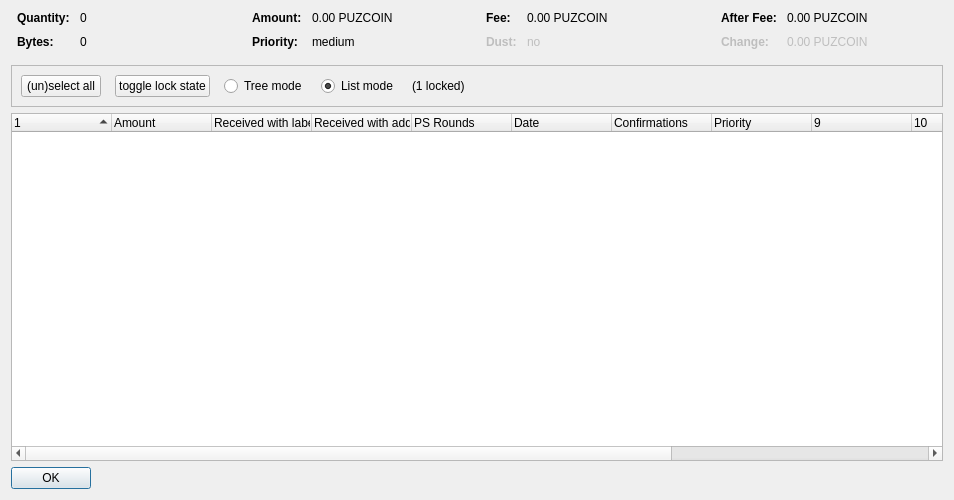
<?xml version="1.0" encoding="UTF-8"?>
<ui version="4.0">
 <class>CoinControlDialog</class>
 <widget class="QDialog" name="CoinControlDialog">
  <property name="geometry">
   <rect>
    <x>0</x>
    <y>0</y>
    <width>954</width>
    <height>500</height>
   </rect>
  </property>
  <property name="windowTitle">
   <string>Coin Selection</string>
  </property>
  <layout class="QVBoxLayout" name="verticalLayout">
   <item>
    <layout class="QHBoxLayout" name="horizontalLayoutTop" stretch="0,0,0,0">
     <property name="topMargin">
      <number>0</number>
     </property>
     <property name="bottomMargin">
      <number>10</number>
     </property>
     <item>
      <layout class="QFormLayout" name="formLayoutCoinControl1">
       <property name="horizontalSpacing">
        <number>10</number>
       </property>
       <property name="verticalSpacing">
        <number>10</number>
       </property>
       <property name="leftMargin">
        <number>6</number>
       </property>
       <property name="rightMargin">
        <number>6</number>
       </property>
       <item row="0" column="0">
        <widget class="QLabel" name="labelCoinControlQuantityText">
         <property name="font">
          <font>
           <weight>75</weight>
           <bold>true</bold>
          </font>
         </property>
         <property name="text">
          <string>Quantity:</string>
         </property>
        </widget>
       </item>
       <item row="0" column="1">
        <widget class="QLabel" name="labelCoinControlQuantity">
         <property name="cursor">
          <cursorShape>IBeamCursor</cursorShape>
         </property>
         <property name="contextMenuPolicy">
          <enum>Qt::ActionsContextMenu</enum>
         </property>
         <property name="text">
          <string notr="true">0</string>
         </property>
         <property name="textInteractionFlags">
          <set>Qt::LinksAccessibleByMouse|Qt::TextSelectableByKeyboard|Qt::TextSelectableByMouse</set>
         </property>
        </widget>
       </item>
       <item row="1" column="0">
        <widget class="QLabel" name="labelCoinControlBytesText">
         <property name="font">
          <font>
           <weight>75</weight>
           <bold>true</bold>
          </font>
         </property>
         <property name="text">
          <string>Bytes:</string>
         </property>
        </widget>
       </item>
       <item row="1" column="1">
        <widget class="QLabel" name="labelCoinControlBytes">
         <property name="cursor">
          <cursorShape>IBeamCursor</cursorShape>
         </property>
         <property name="contextMenuPolicy">
          <enum>Qt::ActionsContextMenu</enum>
         </property>
         <property name="text">
          <string notr="true">0</string>
         </property>
         <property name="textInteractionFlags">
          <set>Qt::LinksAccessibleByMouse|Qt::TextSelectableByKeyboard|Qt::TextSelectableByMouse</set>
         </property>
        </widget>
       </item>
      </layout>
     </item>
     <item>
      <layout class="QFormLayout" name="formLayoutCoinControl2">
       <property name="horizontalSpacing">
        <number>10</number>
       </property>
       <property name="verticalSpacing">
        <number>10</number>
       </property>
       <property name="leftMargin">
        <number>6</number>
       </property>
       <property name="rightMargin">
        <number>6</number>
       </property>
       <item row="0" column="0">
        <widget class="QLabel" name="labelCoinControlAmountText">
         <property name="font">
          <font>
           <weight>75</weight>
           <bold>true</bold>
          </font>
         </property>
         <property name="text">
          <string>Amount:</string>
         </property>
        </widget>
       </item>
       <item row="0" column="1">
        <widget class="QLabel" name="labelCoinControlAmount">
         <property name="cursor">
          <cursorShape>IBeamCursor</cursorShape>
         </property>
         <property name="contextMenuPolicy">
          <enum>Qt::ActionsContextMenu</enum>
         </property>
         <property name="text">
          <string notr="true">0.00 PUZCOIN</string>
         </property>
         <property name="textInteractionFlags">
          <set>Qt::LinksAccessibleByMouse|Qt::TextSelectableByKeyboard|Qt::TextSelectableByMouse</set>
         </property>
        </widget>
       </item>
       <item row="1" column="0">
        <widget class="QLabel" name="labelCoinControlPriorityText">
         <property name="font">
          <font>
           <weight>75</weight>
           <bold>true</bold>
          </font>
         </property>
         <property name="text">
          <string>Priority:</string>
         </property>
        </widget>
       </item>
       <item row="1" column="1">
        <widget class="QLabel" name="labelCoinControlPriority">
         <property name="cursor">
          <cursorShape>IBeamCursor</cursorShape>
         </property>
         <property name="contextMenuPolicy">
          <enum>Qt::ActionsContextMenu</enum>
         </property>
         <property name="text">
          <string>medium</string>
         </property>
         <property name="textInteractionFlags">
          <set>Qt::LinksAccessibleByMouse|Qt::TextSelectableByKeyboard|Qt::TextSelectableByMouse</set>
         </property>
        </widget>
       </item>
      </layout>
     </item>
     <item>
      <layout class="QFormLayout" name="formLayoutCoinControl3">
       <property name="horizontalSpacing">
        <number>10</number>
       </property>
       <property name="verticalSpacing">
        <number>10</number>
       </property>
       <property name="leftMargin">
        <number>6</number>
       </property>
       <property name="rightMargin">
        <number>6</number>
       </property>
       <item row="0" column="0">
        <widget class="QLabel" name="labelCoinControlFeeText">
         <property name="font">
          <font>
           <weight>75</weight>
           <bold>true</bold>
          </font>
         </property>
         <property name="text">
          <string>Fee:</string>
         </property>
        </widget>
       </item>
       <item row="0" column="1">
        <widget class="QLabel" name="labelCoinControlFee">
         <property name="cursor">
          <cursorShape>IBeamCursor</cursorShape>
         </property>
         <property name="contextMenuPolicy">
          <enum>Qt::ActionsContextMenu</enum>
         </property>
         <property name="text">
          <string notr="true">0.00 PUZCOIN</string>
         </property>
         <property name="textInteractionFlags">
          <set>Qt::LinksAccessibleByMouse|Qt::TextSelectableByKeyboard|Qt::TextSelectableByMouse</set>
         </property>
        </widget>
       </item>
       <item row="1" column="0">
        <widget class="QLabel" name="labelCoinControlLowOutputText">
         <property name="enabled">
          <bool>false</bool>
         </property>
         <property name="font">
          <font>
           <weight>75</weight>
           <bold>true</bold>
          </font>
         </property>
         <property name="text">
          <string>Dust:</string>
         </property>
        </widget>
       </item>
       <item row="1" column="1">
        <widget class="QLabel" name="labelCoinControlLowOutput">
         <property name="enabled">
          <bool>false</bool>
         </property>
         <property name="cursor">
          <cursorShape>IBeamCursor</cursorShape>
         </property>
         <property name="contextMenuPolicy">
          <enum>Qt::ActionsContextMenu</enum>
         </property>
         <property name="text">
          <string>no</string>
         </property>
         <property name="textInteractionFlags">
          <set>Qt::LinksAccessibleByMouse|Qt::TextSelectableByKeyboard|Qt::TextSelectableByMouse</set>
         </property>
        </widget>
       </item>
      </layout>
     </item>
     <item>
      <layout class="QFormLayout" name="formLayoutCoinControl4">
       <property name="horizontalSpacing">
        <number>10</number>
       </property>
       <property name="verticalSpacing">
        <number>10</number>
       </property>
       <property name="leftMargin">
        <number>6</number>
       </property>
       <property name="rightMargin">
        <number>6</number>
       </property>
       <item row="0" column="0">
        <widget class="QLabel" name="labelCoinControlAfterFeeText">
         <property name="font">
          <font>
           <weight>75</weight>
           <bold>true</bold>
          </font>
         </property>
         <property name="text">
          <string>After Fee:</string>
         </property>
        </widget>
       </item>
       <item row="0" column="1">
        <widget class="QLabel" name="labelCoinControlAfterFee">
         <property name="cursor">
          <cursorShape>IBeamCursor</cursorShape>
         </property>
         <property name="contextMenuPolicy">
          <enum>Qt::ActionsContextMenu</enum>
         </property>
         <property name="text">
          <string notr="true">0.00 PUZCOIN</string>
         </property>
         <property name="textInteractionFlags">
          <set>Qt::LinksAccessibleByMouse|Qt::TextSelectableByKeyboard|Qt::TextSelectableByMouse</set>
         </property>
        </widget>
       </item>
       <item row="1" column="0">
        <widget class="QLabel" name="labelCoinControlChangeText">
         <property name="enabled">
          <bool>false</bool>
         </property>
         <property name="font">
          <font>
           <weight>75</weight>
           <bold>true</bold>
          </font>
         </property>
         <property name="text">
          <string>Change:</string>
         </property>
        </widget>
       </item>
       <item row="1" column="1">
        <widget class="QLabel" name="labelCoinControlChange">
         <property name="enabled">
          <bool>false</bool>
         </property>
         <property name="cursor">
          <cursorShape>IBeamCursor</cursorShape>
         </property>
         <property name="contextMenuPolicy">
          <enum>Qt::ActionsContextMenu</enum>
         </property>
         <property name="text">
          <string notr="true">0.00 PUZCOIN</string>
         </property>
         <property name="textInteractionFlags">
          <set>Qt::LinksAccessibleByMouse|Qt::TextSelectableByKeyboard|Qt::TextSelectableByMouse</set>
         </property>
        </widget>
       </item>
      </layout>
     </item>
    </layout>
   </item>
   <item>
    <widget class="QFrame" name="frame">
     <property name="minimumSize">
      <size>
       <width>0</width>
       <height>40</height>
      </size>
     </property>
     <property name="frameShape">
      <enum>QFrame::StyledPanel</enum>
     </property>
     <property name="frameShadow">
      <enum>QFrame::Sunken</enum>
     </property>
     <layout class="QHBoxLayout" name="horizontalLayout">
      <item>
       <layout class="QHBoxLayout" name="horizontalLayoutPanel" stretch="0,0,0,0,0,0">
        <property name="spacing">
         <number>14</number>
        </property>
        <item>
         <widget class="QPushButton" name="pushButtonSelectAll">
          <property name="sizePolicy">
           <sizepolicy hsizetype="Maximum" vsizetype="Fixed">
            <horstretch>0</horstretch>
            <verstretch>0</verstretch>
           </sizepolicy>
          </property>
          <property name="text">
           <string>(un)select all</string>
          </property>
          <property name="autoDefault">
           <bool>false</bool>
          </property>
         </widget>
        </item>
        <item>
         <widget class="QPushButton" name="pushButtonToggleLock">
          <property name="sizePolicy">
           <sizepolicy hsizetype="Maximum" vsizetype="Fixed">
            <horstretch>0</horstretch>
            <verstretch>0</verstretch>
           </sizepolicy>
          </property>
          <property name="text">
           <string>toggle lock state</string>
          </property>
          <property name="autoDefault">
           <bool>false</bool>
          </property>
         </widget>
        </item>
        <item>
         <widget class="QRadioButton" name="radioTreeMode">
          <property name="sizePolicy">
           <sizepolicy hsizetype="Maximum" vsizetype="Fixed">
            <horstretch>0</horstretch>
            <verstretch>0</verstretch>
           </sizepolicy>
          </property>
          <property name="text">
           <string>Tree mode</string>
          </property>
         </widget>
        </item>
        <item>
         <widget class="QRadioButton" name="radioListMode">
          <property name="sizePolicy">
           <sizepolicy hsizetype="Maximum" vsizetype="Fixed">
            <horstretch>0</horstretch>
            <verstretch>0</verstretch>
           </sizepolicy>
          </property>
          <property name="text">
           <string>List mode</string>
          </property>
          <property name="checked">
           <bool>true</bool>
          </property>
         </widget>
        </item>
        <item>
         <widget class="QLabel" name="labelLocked">
          <property name="text">
           <string>(1 locked)</string>
          </property>
         </widget>
        </item>
        <item>
         <spacer name="horizontalSpacer">
          <property name="orientation">
           <enum>Qt::Horizontal</enum>
          </property>
          <property name="sizeHint" stdset="0">
           <size>
            <width>40</width>
            <height>20</height>
           </size>
          </property>
         </spacer>
        </item>
       </layout>
      </item>
     </layout>
    </widget>
   </item>
   <item>
    <widget class="CoinControlTreeWidget" name="treeWidget">
     <property name="contextMenuPolicy">
      <enum>Qt::CustomContextMenu</enum>
     </property>
     <property name="sortingEnabled">
      <bool>false</bool>
     </property>
     <property name="columnCount">
      <number>13</number>
     </property>
     <attribute name="headerShowSortIndicator" stdset="0">
      <bool>true</bool>
     </attribute>
     <attribute name="headerStretchLastSection">
      <bool>false</bool>
     </attribute>
     <column>
      <property name="text">
       <string/>
      </property>
     </column>
     <column>
      <property name="text">
       <string>Amount</string>
      </property>
     </column>
     <column>
      <property name="text">
       <string>Received with label</string>
      </property>
     </column>
     <column>
      <property name="text">
       <string>Received with address</string>
      </property>
     </column>
     <column>
      <property name="text">
       <string>PS Rounds</string>
      </property>
     </column>
     <column>
      <property name="text">
       <string>Date</string>
      </property>
     </column>
     <column>
      <property name="text">
       <string>Confirmations</string>
      </property>
      <property name="toolTip">
       <string>Confirmed</string>
      </property>
     </column>
     <column>
      <property name="text">
       <string>Priority</string>
      </property>
     </column>
     <column>
      <property name="text">
       <string/>
      </property>
     </column>
     <column>
      <property name="text">
       <string/>
      </property>
     </column>
     <column>
      <property name="text">
       <string/>
      </property>
     </column>
     <column>
      <property name="text">
       <string/>
      </property>
     </column>
     <column>
      <property name="text">
       <string/>
      </property>
     </column>
    </widget>
   </item>
   <item>
    <widget class="QDialogButtonBox" name="buttonBox">
     <property name="sizePolicy">
      <sizepolicy hsizetype="Maximum" vsizetype="Fixed">
       <horstretch>0</horstretch>
       <verstretch>0</verstretch>
      </sizepolicy>
     </property>
     <property name="orientation">
      <enum>Qt::Horizontal</enum>
     </property>
     <property name="standardButtons">
      <set>QDialogButtonBox::Ok</set>
     </property>
    </widget>
   </item>
  </layout>
 </widget>
 <customwidgets>
  <customwidget>
   <class>CoinControlTreeWidget</class>
   <extends>QTreeWidget</extends>
   <header>coincontroltreewidget.h</header>
  </customwidget>
 </customwidgets>
 <resources/>
 <connections/>
</ui>
